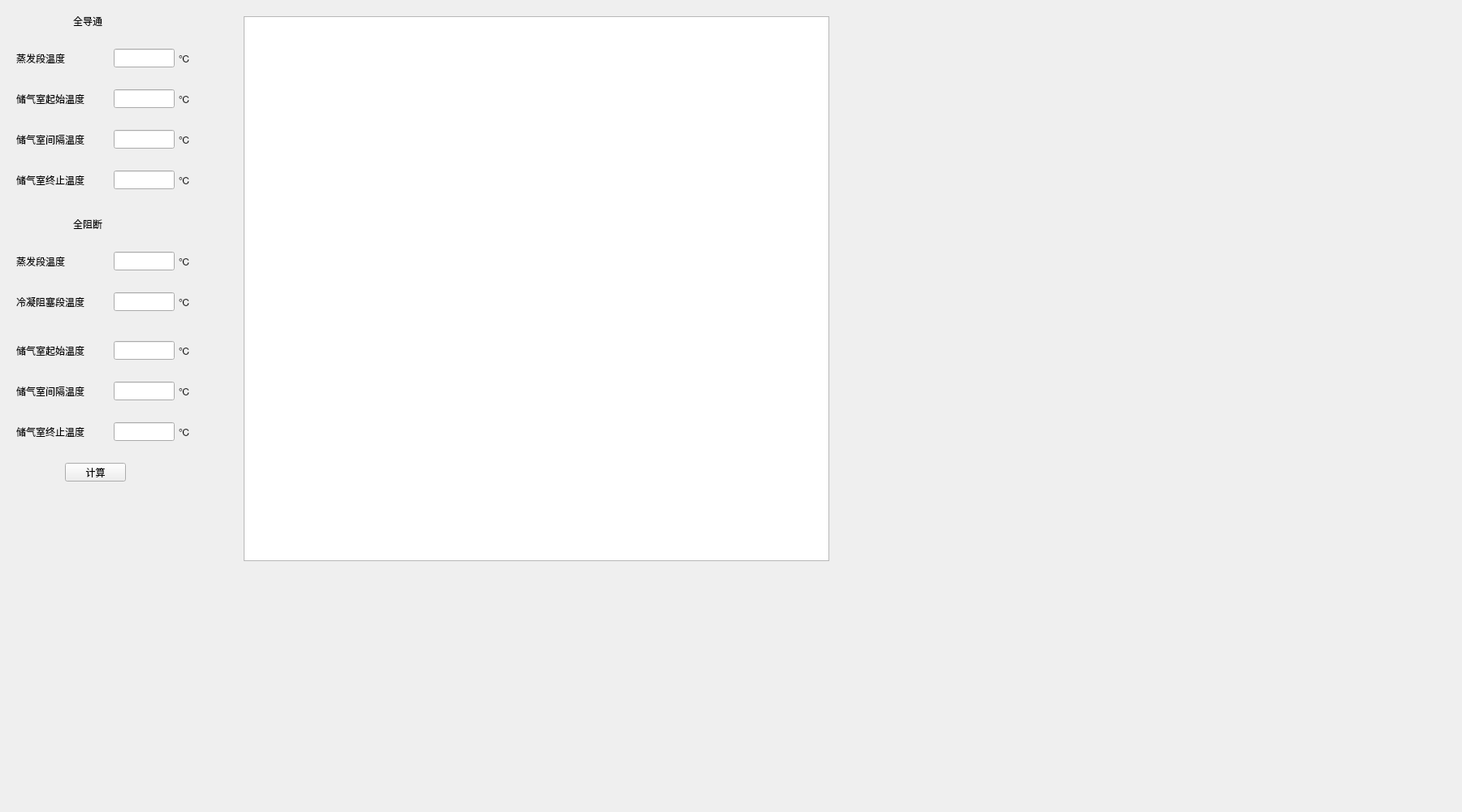
<?xml version="1.0" encoding="UTF-8"?>
<ui version="4.0">
 <class>Form</class>
 <widget class="QWidget" name="Form">
  <property name="geometry">
   <rect>
    <x>0</x>
    <y>0</y>
    <width>1800</width>
    <height>1000</height>
   </rect>
  </property>
  <property name="windowTitle">
   <string>Form</string>
  </property>
  <widget class="QLabel" name="label">
   <property name="geometry">
    <rect>
     <x>90</x>
     <y>20</y>
     <width>54</width>
     <height>12</height>
    </rect>
   </property>
   <property name="text">
    <string>全导通</string>
   </property>
  </widget>
  <widget class="QLabel" name="label_2">
   <property name="geometry">
    <rect>
     <x>20</x>
     <y>60</y>
     <width>100</width>
     <height>23</height>
    </rect>
   </property>
   <property name="text">
    <string>蒸发段温度</string>
   </property>
  </widget>
  <widget class="QLineEdit" name="Zhengfa_DaoTong">
   <property name="geometry">
    <rect>
     <x>140</x>
     <y>60</y>
     <width>75</width>
     <height>23</height>
    </rect>
   </property>
  </widget>
  <widget class="QLabel" name="label_3">
   <property name="geometry">
    <rect>
     <x>220</x>
     <y>60</y>
     <width>75</width>
     <height>23</height>
    </rect>
   </property>
   <property name="text">
    <string>℃</string>
   </property>
  </widget>
  <widget class="QLineEdit" name="ChuqiStart_DaoTong">
   <property name="geometry">
    <rect>
     <x>140</x>
     <y>110</y>
     <width>75</width>
     <height>23</height>
    </rect>
   </property>
  </widget>
  <widget class="QLabel" name="label_4">
   <property name="geometry">
    <rect>
     <x>20</x>
     <y>110</y>
     <width>100</width>
     <height>23</height>
    </rect>
   </property>
   <property name="text">
    <string>储气室起始温度</string>
   </property>
  </widget>
  <widget class="QLabel" name="label_5">
   <property name="geometry">
    <rect>
     <x>220</x>
     <y>110</y>
     <width>75</width>
     <height>23</height>
    </rect>
   </property>
   <property name="text">
    <string>℃</string>
   </property>
  </widget>
  <widget class="QLineEdit" name="ChuqiJiange_DaoTong">
   <property name="geometry">
    <rect>
     <x>140</x>
     <y>160</y>
     <width>75</width>
     <height>23</height>
    </rect>
   </property>
  </widget>
  <widget class="QLabel" name="label_6">
   <property name="geometry">
    <rect>
     <x>20</x>
     <y>160</y>
     <width>100</width>
     <height>23</height>
    </rect>
   </property>
   <property name="text">
    <string>储气室间隔温度</string>
   </property>
  </widget>
  <widget class="QLabel" name="label_7">
   <property name="geometry">
    <rect>
     <x>220</x>
     <y>160</y>
     <width>75</width>
     <height>23</height>
    </rect>
   </property>
   <property name="text">
    <string>℃</string>
   </property>
  </widget>
  <widget class="QLineEdit" name="ChuqiEnd_DaoTong">
   <property name="geometry">
    <rect>
     <x>140</x>
     <y>210</y>
     <width>75</width>
     <height>23</height>
    </rect>
   </property>
  </widget>
  <widget class="QLabel" name="label_8">
   <property name="geometry">
    <rect>
     <x>20</x>
     <y>210</y>
     <width>100</width>
     <height>23</height>
    </rect>
   </property>
   <property name="text">
    <string>储气室终止温度</string>
   </property>
  </widget>
  <widget class="QLabel" name="label_9">
   <property name="geometry">
    <rect>
     <x>220</x>
     <y>210</y>
     <width>75</width>
     <height>23</height>
    </rect>
   </property>
   <property name="text">
    <string>℃</string>
   </property>
  </widget>
  <widget class="QLineEdit" name="Zhengfa_ZuSei">
   <property name="geometry">
    <rect>
     <x>140</x>
     <y>310</y>
     <width>75</width>
     <height>23</height>
    </rect>
   </property>
  </widget>
  <widget class="QLabel" name="label_10">
   <property name="geometry">
    <rect>
     <x>220</x>
     <y>420</y>
     <width>75</width>
     <height>23</height>
    </rect>
   </property>
   <property name="text">
    <string>℃</string>
   </property>
  </widget>
  <widget class="QLabel" name="label_11">
   <property name="geometry">
    <rect>
     <x>20</x>
     <y>420</y>
     <width>100</width>
     <height>23</height>
    </rect>
   </property>
   <property name="text">
    <string>储气室起始温度</string>
   </property>
  </widget>
  <widget class="QLabel" name="label_12">
   <property name="geometry">
    <rect>
     <x>20</x>
     <y>520</y>
     <width>100</width>
     <height>23</height>
    </rect>
   </property>
   <property name="text">
    <string>储气室终止温度</string>
   </property>
  </widget>
  <widget class="QLabel" name="label_13">
   <property name="geometry">
    <rect>
     <x>220</x>
     <y>520</y>
     <width>75</width>
     <height>23</height>
    </rect>
   </property>
   <property name="text">
    <string>℃</string>
   </property>
  </widget>
  <widget class="QLabel" name="label_14">
   <property name="geometry">
    <rect>
     <x>20</x>
     <y>470</y>
     <width>100</width>
     <height>23</height>
    </rect>
   </property>
   <property name="text">
    <string>储气室间隔温度</string>
   </property>
  </widget>
  <widget class="QLabel" name="label_15">
   <property name="geometry">
    <rect>
     <x>220</x>
     <y>470</y>
     <width>75</width>
     <height>23</height>
    </rect>
   </property>
   <property name="text">
    <string>℃</string>
   </property>
  </widget>
  <widget class="QLabel" name="label_16">
   <property name="geometry">
    <rect>
     <x>90</x>
     <y>270</y>
     <width>54</width>
     <height>12</height>
    </rect>
   </property>
   <property name="text">
    <string>全阻断</string>
   </property>
  </widget>
  <widget class="QLineEdit" name="ChuqiStart_ZuSei">
   <property name="geometry">
    <rect>
     <x>140</x>
     <y>420</y>
     <width>75</width>
     <height>23</height>
    </rect>
   </property>
  </widget>
  <widget class="QLineEdit" name="ChuqiEnd_ZuSei">
   <property name="geometry">
    <rect>
     <x>140</x>
     <y>520</y>
     <width>75</width>
     <height>23</height>
    </rect>
   </property>
  </widget>
  <widget class="QLabel" name="label_17">
   <property name="geometry">
    <rect>
     <x>20</x>
     <y>310</y>
     <width>100</width>
     <height>23</height>
    </rect>
   </property>
   <property name="text">
    <string>蒸发段温度</string>
   </property>
  </widget>
  <widget class="QLabel" name="label_18">
   <property name="geometry">
    <rect>
     <x>220</x>
     <y>310</y>
     <width>75</width>
     <height>23</height>
    </rect>
   </property>
   <property name="text">
    <string>℃</string>
   </property>
  </widget>
  <widget class="QLineEdit" name="ChuqiJiange_ZuSei">
   <property name="geometry">
    <rect>
     <x>140</x>
     <y>470</y>
     <width>75</width>
     <height>23</height>
    </rect>
   </property>
  </widget>
  <widget class="QLineEdit" name="LengNing_ZuSei">
   <property name="geometry">
    <rect>
     <x>140</x>
     <y>360</y>
     <width>75</width>
     <height>23</height>
    </rect>
   </property>
   <property name="text">
    <string/>
   </property>
  </widget>
  <widget class="QLabel" name="label_19">
   <property name="geometry">
    <rect>
     <x>20</x>
     <y>360</y>
     <width>100</width>
     <height>23</height>
    </rect>
   </property>
   <property name="text">
    <string>冷凝阻塞段温度</string>
   </property>
  </widget>
  <widget class="QLabel" name="label_20">
   <property name="geometry">
    <rect>
     <x>220</x>
     <y>360</y>
     <width>75</width>
     <height>23</height>
    </rect>
   </property>
   <property name="text">
    <string>℃</string>
   </property>
  </widget>
  <widget class="QPushButton" name="pushButton">
   <property name="geometry">
    <rect>
     <x>80</x>
     <y>570</y>
     <width>75</width>
     <height>23</height>
    </rect>
   </property>
   <property name="text">
    <string>计算</string>
   </property>
  </widget>
  <widget class="QTableWidget" name="tableWidget">
   <property name="geometry">
    <rect>
     <x>300</x>
     <y>20</y>
     <width>721</width>
     <height>671</height>
    </rect>
   </property>
  </widget>
 </widget>
 <resources/>
 <connections/>
</ui>
